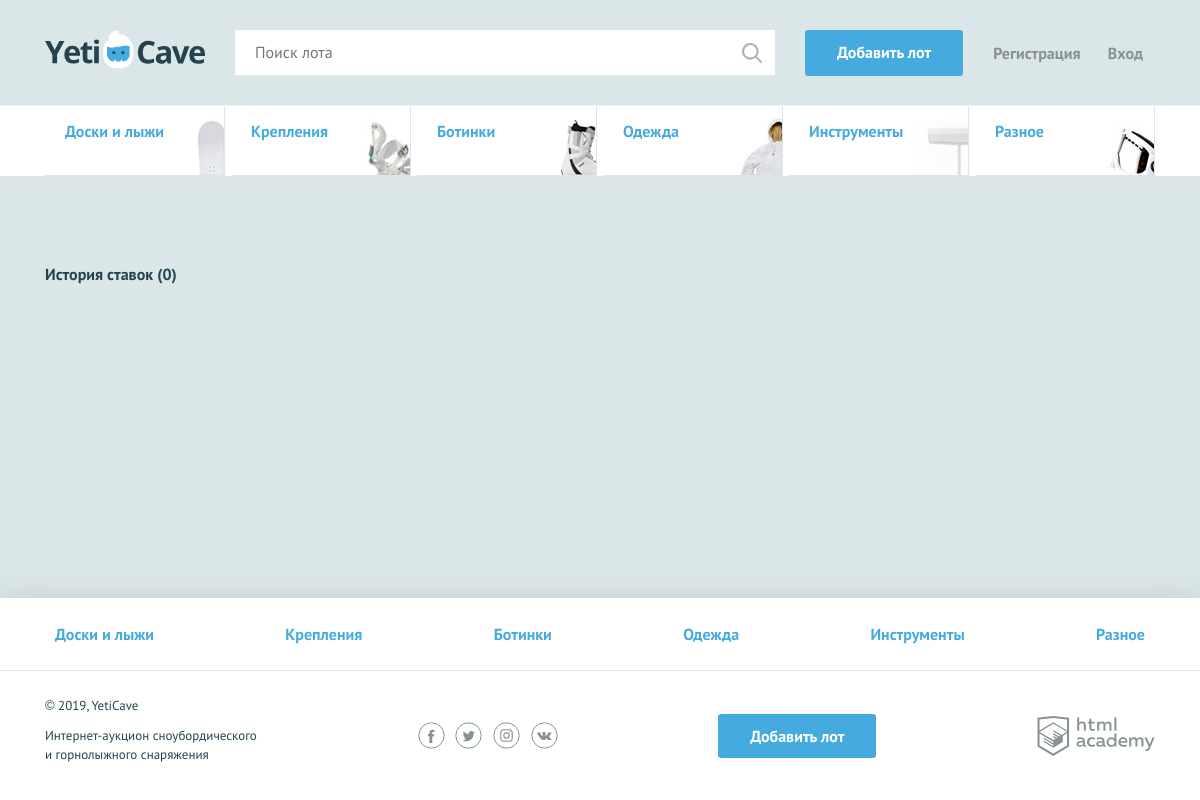
Screenshot of /lot.php with the database file from the repository.
### tables this page shows
CREATE TABLE categories (
  id INT AUTO_INCREMENT PRIMARY KEY,
  title_category CHAR(100) UNIQUE NOT NULL,
  alias CHAR(50) NOT NULL
);

### functions.php (called while the page is built, shortened)
<?php
function include_template ($name, $data) {
    $name = 'templates/' . $name;
    extract($data);
    require $name;
    return ob_get_clean();
};
function db_get_prepare_stmt ($link, $sql, $data = []) {
    $stmt = mysqli_prepare($link, $sql);
    return $stmt;
};
function db_fetch_data ($link, $sql, $data = []) {
    $stmt = db_get_prepare_stmt($link, $sql, $data);
    mysqli_stmt_execute($stmt);
    if ($res = mysqli_stmt_get_result($stmt)) {
        return mysqli_fetch_all($res, MYSQLI_ASSOC);
    }
}

### config.php (called while the page is built, shortened)
<?php
$is_auth = !empty($_SESSION["user"]);

### templates/lot.php (the view, shortened to what this page needs)
<main>
    <nav class="nav">
        <ul class="nav__list container">
            <?php foreach ($categories as $category): ?>
                <li class="promo__item promo__item--<?= $category["alias"]; ?>">
                    <a class="promo__link" href="index.php?category=<?= $category["alias"]; ?>"><?= $category["title_category"]; ?></a>
                </li>
            <?php endforeach; ?>
        </ul>
    </nav>
    <section class="lot-item container">
            <div class="history">
                    <h3>История ставок (<span><?= count($bets); ?></span>)</h3>
            </div>
        </div>

### templates/layout.php (shortened to what this page needs)
<!DOCTYPE html>
<html lang="ru">
<head>
    <link href="css/normalize.min.css" rel="stylesheet">
    <link href="css/style.css" rel="stylesheet">
</head>
<body>
<div class="page-wrapper">
<header class="main-header">
    <div class="main-header__container container">
        <a class="main-header__logo">
            <img src="img/logo.svg" width="160" height="39" alt="Логотип компании YetiCave">
        </a>
        <form class="main-header__search" method="get" action="https://echo.htmlacademy.ru">
            <input type="search" name="search" placeholder="Поиск лота">
            <input class="main-header__search-btn" type="submit" name="find" value="Найти">
        </form>
        <a class="main-header__add-lot button" href="add.php">Добавить лот</a>
        <nav class="user-menu">
        <?php if ($is_auth): ?>
            <div class="user-menu__logged">
                <p><?= $username; ?></p>
                <p class="user-menu__item"><a href="logout.php">Выход</a></p>
            </div>
        <?php else: ?>
            <ul class="user-menu__list">
                <li class="user-menu__item">
                    <a href="sign.php">Регистрация</a>
                </li>
                <li class="user-menu__item">
                    <a href="login.php">Вход</a>
                </li>
            </ul>
        <?php endif; ?>
        </nav>
    </div>
</header>
<?= $content; ?>
<footer class="main-footer">
    <nav class="nav">
        <ul class="nav__list container">
            <?php foreach ($categories as $alias => $category): ?>
                <li class="nav__item">
                    <a href="index.php?category=<?= $category["alias"]; ?>"><?= $category["title_category"]; ?></a>
                </li>
            <?php endforeach; ?>
        </ul>
    </nav>
    <div class="main-footer__bottom container">
        <div class="main-footer__copyright">
            <p>© 2019, YetiCave</p>
            <p>Интернет-аукцион сноубордического и горнолыжного снаряжения</p>
        </div>
        <div class="main-footer__social social">
            <a class="social__link social__link--facebook" href="#">
            </a>
            <a class="social__link social__link--twitter" href="#">
            </a>
            <a class="social__link social__link--instagram" href="#">
            </a>
            <a class="social__link social__link--vkontakte" href="#">
            </a>
        </div>
        <a class="main-footer__add-lot button" href="add.php">Добавить лот</a>
        <div class="main-footer__developed-by">
            <a class="logo-academy" href="https://htmlacademy.ru/intensive/php">
            </a>
        </div>
    </div>
</footer>
</body>
</html>

### rows the page displays
categories: shows a picture, title_category "Доски и лыжи"
categories: shows a picture, title_category "Крепления"
categories: shows a picture, title_category "Ботинки"
categories: shows a picture, title_category "Одежда"
categories: shows a picture, title_category "Инструменты"
categories: shows a picture, title_category "Разное"

### other values shown
count($bets) "0"
